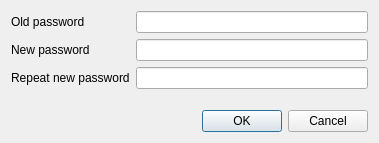
<?xml version="1.0" encoding="UTF-8"?>
<ui version="4.0">
 <class>AskNewPasswordDialog</class>
 <widget class="QDialog" name="AskNewPasswordDialog">
  <property name="geometry">
   <rect>
    <x>0</x>
    <y>0</y>
    <width>379</width>
    <height>143</height>
   </rect>
  </property>
  <property name="windowTitle">
   <string>Dialog</string>
  </property>
  <layout class="QGridLayout" name="gridLayout">
   <item row="0" column="0">
    <widget class="QLabel" name="lblOldPassword">
     <property name="text">
      <string>Old password</string>
     </property>
    </widget>
   </item>
   <item row="0" column="1">
    <widget class="QLineEdit" name="txtOldPassword">
     <property name="inputMask">
      <string notr="true"/>
     </property>
     <property name="text">
      <string notr="true"/>
     </property>
     <property name="frame">
      <bool>true</bool>
     </property>
     <property name="echoMode">
      <enum>QLineEdit::Password</enum>
     </property>
    </widget>
   </item>
   <item row="1" column="0">
    <widget class="QLabel" name="lblNewPassword">
     <property name="text">
      <string>New password</string>
     </property>
    </widget>
   </item>
   <item row="1" column="1">
    <widget class="QLineEdit" name="txtNewPassword">
     <property name="echoMode">
      <enum>QLineEdit::Password</enum>
     </property>
    </widget>
   </item>
   <item row="2" column="0">
    <widget class="QLabel" name="lblNewPasswordRepeated">
     <property name="text">
      <string>Repeat new password</string>
     </property>
    </widget>
   </item>
   <item row="2" column="1">
    <widget class="QLineEdit" name="txtNewPasswordRepeated">
     <property name="echoMode">
      <enum>QLineEdit::Password</enum>
     </property>
    </widget>
   </item>
   <item row="4" column="0" colspan="2">
    <widget class="QDialogButtonBox" name="buttons">
     <property name="standardButtons">
      <set>QDialogButtonBox::Cancel|QDialogButtonBox::Ok</set>
     </property>
    </widget>
   </item>
   <item row="3" column="1">
    <spacer name="verticalSpacer">
     <property name="orientation">
      <enum>Qt::Vertical</enum>
     </property>
     <property name="sizeHint" stdset="0">
      <size>
       <width>20</width>
       <height>40</height>
      </size>
     </property>
    </spacer>
   </item>
  </layout>
 </widget>
 <resources/>
 <connections/>
</ui>
